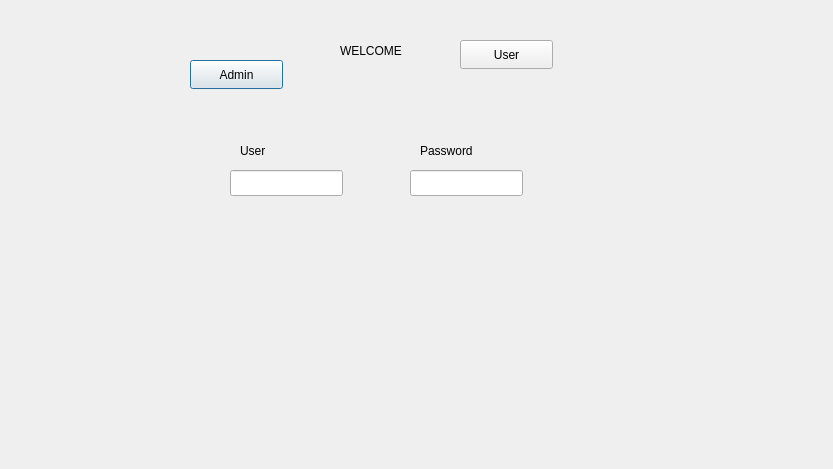
<?xml version="1.0" encoding="UTF-8"?>
<ui version="4.0">
 <class>StartDialog</class>
 <widget class="QDialog" name="StartDialog">
  <property name="geometry">
   <rect>
    <x>0</x>
    <y>0</y>
    <width>833</width>
    <height>469</height>
   </rect>
  </property>
  <property name="windowTitle">
   <string>Dialog</string>
  </property>
  <widget class="QLabel" name="lbl_Welcome">
   <property name="geometry">
    <rect>
     <x>340</x>
     <y>40</y>
     <width>111</width>
     <height>21</height>
    </rect>
   </property>
   <property name="text">
    <string>WELCOME</string>
   </property>
  </widget>
  <widget class="QPushButton" name="pushButton_Admin">
   <property name="geometry">
    <rect>
     <x>190</x>
     <y>60</y>
     <width>93</width>
     <height>29</height>
    </rect>
   </property>
   <property name="text">
    <string>Admin</string>
   </property>
  </widget>
  <widget class="QPushButton" name="pushBottom_User">
   <property name="geometry">
    <rect>
     <x>460</x>
     <y>40</y>
     <width>93</width>
     <height>29</height>
    </rect>
   </property>
   <property name="text">
    <string>User</string>
   </property>
  </widget>
  <widget class="QLineEdit" name="lineEditUser">
   <property name="geometry">
    <rect>
     <x>230</x>
     <y>170</y>
     <width>113</width>
     <height>26</height>
    </rect>
   </property>
  </widget>
  <widget class="QLineEdit" name="lineEditPassword">
   <property name="geometry">
    <rect>
     <x>410</x>
     <y>170</y>
     <width>113</width>
     <height>26</height>
    </rect>
   </property>
  </widget>
  <widget class="QLabel" name="lbl_Welcome_2">
   <property name="geometry">
    <rect>
     <x>240</x>
     <y>140</y>
     <width>111</width>
     <height>21</height>
    </rect>
   </property>
   <property name="text">
    <string>User</string>
   </property>
  </widget>
  <widget class="QLabel" name="lbl_Welcome_3">
   <property name="geometry">
    <rect>
     <x>420</x>
     <y>140</y>
     <width>111</width>
     <height>21</height>
    </rect>
   </property>
   <property name="text">
    <string>Password</string>
   </property>
  </widget>
 </widget>
 <resources/>
 <connections/>
</ui>
